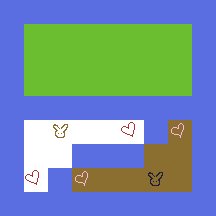

A 2D game scene composited from a Tiled map and its tileset images. What follows is a short description and the map's XML, with every tile layer's data as written:
An orthogonal 9x9 tile map with 24x24 px tiles, 1 tile layer (Tile Layer 1), 2 tilesets.

<map version="1.2" tiledversion="1.3.2" orientation="orthogonal" renderorder="right-down" compressionlevel="-1" width="9" height="9" tilewidth="24" tileheight="24" infinite="0" nextlayerid="2" nextobjectid="1">
 <tileset firstgid="1" name="tmptile" tilewidth="24" tileheight="24" tilecount="12" columns="12">
  <image source="tmptile.png" width="288" height="24" />
 </tileset>
 <tileset firstgid="13" name="tmptile" tilewidth="24" tileheight="24" tilecount="12" columns="12">
  <image source="tmptile.png" width="288" height="24" />
 </tileset>
 <layer id="1" name="Tile Layer 1" width="9" height="9">
  <data encoding="csv">
1,1,1,1,1,1,1,1,1,
1,12,12,12,12,12,12,12,1,
1,12,12,12,12,12,12,12,1,
1,12,12,12,12,12,12,12,1,
1,1,1,1,1,1,1,1,1,
1,3,5,3,3,10,1,9,1,
1,3,3,1,1,1,2,2,1,
1,10,1,9,2,2,4,2,1,
1,1,1,1,1,1,1,1,1
</data>
 </layer>
</map>
